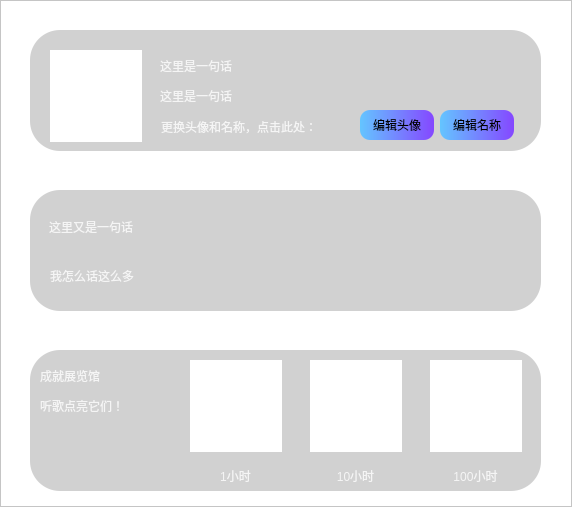
<?xml version="1.0" encoding="UTF-8"?>
<ui version="4.0">
 <class>home</class>
 <widget class="QDialog" name="home">
  <property name="geometry">
   <rect>
    <x>0</x>
    <y>0</y>
    <width>572</width>
    <height>507</height>
   </rect>
  </property>
  <property name="windowTitle">
   <string>Dialog</string>
  </property>
  <property name="styleSheet">
   <string notr="true">*{
	
	background-color: rgb(255, 255, 255);
}

QFrame#frame{
	border-image: url(:/res/goodBKG2.jpg);
}

#frame_2{
	border-radius: 30px;
	background-color: rgba(158, 158, 158, 120);
}

#frame_3{
	border-radius: 30px;
	background-color: rgba(158, 158, 158, 120);
}

#frame_4{
	border-radius: 30px;
	background-color: rgba(158, 158, 158, 120);
}

QLabel{
	background: transparent;
	color: rgba(255, 255, 255, 200);
	font: 12pt &quot;等线&quot;;
}

QPushButton{
	border-radius: 10px;
	background-color: qlineargradient(spread:pad, x1:0, y1:0, x2:1, y2:0, stop:0 rgba(100, 197, 255, 255), stop:1 rgba(133, 71, 255, 255));
	
	font: 12pt &quot;等线&quot;;
}

QPushButton:hover{
	border-radius: 10px;
	background-color: qlineargradient(spread:pad, x1:0, y1:0, x2:1, y2:0, stop:0 rgba(0, 197, 255, 255), stop:1 rgba(133, 71, 255, 255));
	
	font: 12pt &quot;等线&quot;;
}

QPushButton:pressed{
	border-radius: 10px;
	background-color: qlineargradient(spread:pad, x1:0, y1:0, x2:1, y2:0, stop:0 rgba(100, 197, 255, 255), stop:1 rgba(133, 71, 255, 255));
	
	font: 12pt &quot;等线&quot;;
}

QMessageBox {
	background-color: #F2F2F2;
}

QMessageBox QLabel#qt_msgbox_label { 
	color: #298DFF;
	background-color: transparent;
	min-width: 240px; 
	min-height: 40px; 
}

QMessageBox QLabel#qt_msgboxex_icon_label { 
	width: 40px;
	height: 40px; 
}

QMessageBox QPushButton { 
	border: 1px solid #298DFF;
	border-radius: 3px;
	background-color: #F2F2F2;
	color: #298DFF;
	font-family: &quot;Microsoft YaHei&quot;;
	font-size: 10pt;
	min-width: 70px;
	min-height: 25px;
}

QMessageBox QPushButton:hover {
	background-color: #298DFF;
	color: #F2F2F2;
}

QMessageBox QPushButton:pressed {
	background-color: #257FE6;
}

QMessageBox QDialogButtonBox#qt_msgbox_buttonbox {
	button-layout: 0; 
}</string>
  </property>
  <layout class="QGridLayout" name="gridLayout">
   <property name="leftMargin">
    <number>0</number>
   </property>
   <property name="topMargin">
    <number>0</number>
   </property>
   <property name="rightMargin">
    <number>0</number>
   </property>
   <property name="bottomMargin">
    <number>0</number>
   </property>
   <property name="spacing">
    <number>0</number>
   </property>
   <item row="0" column="0">
    <widget class="QFrame" name="frame">
     <property name="frameShape">
      <enum>QFrame::Shape::StyledPanel</enum>
     </property>
     <property name="frameShadow">
      <enum>QFrame::Shadow::Raised</enum>
     </property>
     <widget class="QFrame" name="frame_2">
      <property name="geometry">
       <rect>
        <x>30</x>
        <y>30</y>
        <width>511</width>
        <height>121</height>
       </rect>
      </property>
      <property name="frameShape">
       <enum>QFrame::Shape::StyledPanel</enum>
      </property>
      <property name="frameShadow">
       <enum>QFrame::Shadow::Raised</enum>
      </property>
      <widget class="QWidget" name="verticalLayoutWidget">
       <property name="geometry">
        <rect>
         <x>20</x>
         <y>20</y>
         <width>92</width>
         <height>92</height>
        </rect>
       </property>
       <layout class="QVBoxLayout" name="verticalLayout">
        <property name="spacing">
         <number>0</number>
        </property>
        <item>
         <widget class="QLabel" name="head">
          <property name="minimumSize">
           <size>
            <width>90</width>
            <height>90</height>
           </size>
          </property>
          <property name="maximumSize">
           <size>
            <width>90</width>
            <height>90</height>
           </size>
          </property>
          <property name="text">
           <string/>
          </property>
         </widget>
        </item>
       </layout>
      </widget>
      <widget class="QLabel" name="label">
       <property name="geometry">
        <rect>
         <x>130</x>
         <y>20</y>
         <width>321</width>
         <height>31</height>
        </rect>
       </property>
       <property name="text">
        <string>这里是一句话</string>
       </property>
      </widget>
      <widget class="QLabel" name="label_2">
       <property name="geometry">
        <rect>
         <x>130</x>
         <y>50</y>
         <width>361</width>
         <height>31</height>
        </rect>
       </property>
       <property name="text">
        <string>这里是一句话</string>
       </property>
      </widget>
      <widget class="QPushButton" name="pushButton_2">
       <property name="geometry">
        <rect>
         <x>410</x>
         <y>80</y>
         <width>74</width>
         <height>30</height>
        </rect>
       </property>
       <property name="minimumSize">
        <size>
         <width>74</width>
         <height>30</height>
        </size>
       </property>
       <property name="maximumSize">
        <size>
         <width>74</width>
         <height>30</height>
        </size>
       </property>
       <property name="text">
        <string>编辑名称</string>
       </property>
      </widget>
      <widget class="QLabel" name="label_3">
       <property name="geometry">
        <rect>
         <x>131</x>
         <y>81</y>
         <width>231</width>
         <height>31</height>
        </rect>
       </property>
       <property name="minimumSize">
        <size>
         <width>231</width>
         <height>31</height>
        </size>
       </property>
       <property name="maximumSize">
        <size>
         <width>231</width>
         <height>31</height>
        </size>
       </property>
       <property name="text">
        <string>更换头像和名称，点击此处：</string>
       </property>
      </widget>
      <widget class="QPushButton" name="pushButton">
       <property name="geometry">
        <rect>
         <x>330</x>
         <y>80</y>
         <width>74</width>
         <height>30</height>
        </rect>
       </property>
       <property name="minimumSize">
        <size>
         <width>74</width>
         <height>30</height>
        </size>
       </property>
       <property name="maximumSize">
        <size>
         <width>74</width>
         <height>30</height>
        </size>
       </property>
       <property name="text">
        <string>编辑头像</string>
       </property>
      </widget>
     </widget>
     <widget class="QFrame" name="frame_3">
      <property name="geometry">
       <rect>
        <x>30</x>
        <y>190</y>
        <width>511</width>
        <height>121</height>
       </rect>
      </property>
      <property name="frameShape">
       <enum>QFrame::Shape::StyledPanel</enum>
      </property>
      <property name="frameShadow">
       <enum>QFrame::Shadow::Raised</enum>
      </property>
      <widget class="QLabel" name="label_4">
       <property name="geometry">
        <rect>
         <x>19</x>
         <y>21</y>
         <width>471</width>
         <height>31</height>
        </rect>
       </property>
       <property name="text">
        <string>这里又是一句话</string>
       </property>
      </widget>
      <widget class="QLabel" name="label_5">
       <property name="geometry">
        <rect>
         <x>20</x>
         <y>70</y>
         <width>471</width>
         <height>31</height>
        </rect>
       </property>
       <property name="text">
        <string>我怎么话这么多</string>
       </property>
      </widget>
     </widget>
     <widget class="QFrame" name="frame_4">
      <property name="geometry">
       <rect>
        <x>30</x>
        <y>350</y>
        <width>511</width>
        <height>141</height>
       </rect>
      </property>
      <property name="frameShape">
       <enum>QFrame::Shape::StyledPanel</enum>
      </property>
      <property name="frameShadow">
       <enum>QFrame::Shadow::Raised</enum>
      </property>
      <widget class="QLabel" name="label_6">
       <property name="geometry">
        <rect>
         <x>10</x>
         <y>10</y>
         <width>111</width>
         <height>31</height>
        </rect>
       </property>
       <property name="text">
        <string>成就展览馆</string>
       </property>
      </widget>
      <widget class="QWidget" name="verticalLayoutWidget_2">
       <property name="geometry">
        <rect>
         <x>160</x>
         <y>10</y>
         <width>92</width>
         <height>92</height>
        </rect>
       </property>
       <layout class="QVBoxLayout" name="verticalLayout_2">
        <property name="spacing">
         <number>0</number>
        </property>
        <item>
         <widget class="QLabel" name="label_7">
          <property name="minimumSize">
           <size>
            <width>90</width>
            <height>90</height>
           </size>
          </property>
          <property name="maximumSize">
           <size>
            <width>90</width>
            <height>90</height>
           </size>
          </property>
          <property name="text">
           <string/>
          </property>
         </widget>
        </item>
       </layout>
      </widget>
      <widget class="QWidget" name="verticalLayoutWidget_3">
       <property name="geometry">
        <rect>
         <x>280</x>
         <y>10</y>
         <width>92</width>
         <height>92</height>
        </rect>
       </property>
       <layout class="QVBoxLayout" name="verticalLayout_3">
        <property name="spacing">
         <number>0</number>
        </property>
        <item>
         <widget class="QLabel" name="label_8">
          <property name="minimumSize">
           <size>
            <width>90</width>
            <height>90</height>
           </size>
          </property>
          <property name="maximumSize">
           <size>
            <width>90</width>
            <height>90</height>
           </size>
          </property>
          <property name="text">
           <string/>
          </property>
         </widget>
        </item>
       </layout>
      </widget>
      <widget class="QWidget" name="verticalLayoutWidget_4">
       <property name="geometry">
        <rect>
         <x>400</x>
         <y>10</y>
         <width>92</width>
         <height>92</height>
        </rect>
       </property>
       <layout class="QVBoxLayout" name="verticalLayout_4">
        <property name="spacing">
         <number>0</number>
        </property>
        <item>
         <widget class="QLabel" name="label_9">
          <property name="minimumSize">
           <size>
            <width>90</width>
            <height>90</height>
           </size>
          </property>
          <property name="maximumSize">
           <size>
            <width>90</width>
            <height>90</height>
           </size>
          </property>
          <property name="text">
           <string/>
          </property>
         </widget>
        </item>
       </layout>
      </widget>
      <widget class="QLabel" name="label_10">
       <property name="geometry">
        <rect>
         <x>160</x>
         <y>110</y>
         <width>91</width>
         <height>31</height>
        </rect>
       </property>
       <property name="text">
        <string>1小时</string>
       </property>
       <property name="alignment">
        <set>Qt::AlignmentFlag::AlignCenter</set>
       </property>
      </widget>
      <widget class="QLabel" name="label_11">
       <property name="geometry">
        <rect>
         <x>280</x>
         <y>110</y>
         <width>91</width>
         <height>31</height>
        </rect>
       </property>
       <property name="text">
        <string>10小时</string>
       </property>
       <property name="alignment">
        <set>Qt::AlignmentFlag::AlignCenter</set>
       </property>
      </widget>
      <widget class="QLabel" name="label_12">
       <property name="geometry">
        <rect>
         <x>400</x>
         <y>110</y>
         <width>91</width>
         <height>31</height>
        </rect>
       </property>
       <property name="text">
        <string>100小时</string>
       </property>
       <property name="alignment">
        <set>Qt::AlignmentFlag::AlignCenter</set>
       </property>
      </widget>
      <widget class="QLabel" name="label_13">
       <property name="geometry">
        <rect>
         <x>10</x>
         <y>40</y>
         <width>121</width>
         <height>31</height>
        </rect>
       </property>
       <property name="text">
        <string>听歌点亮它们！</string>
       </property>
      </widget>
     </widget>
    </widget>
   </item>
  </layout>
 </widget>
 <resources/>
 <connections/>
</ui>
